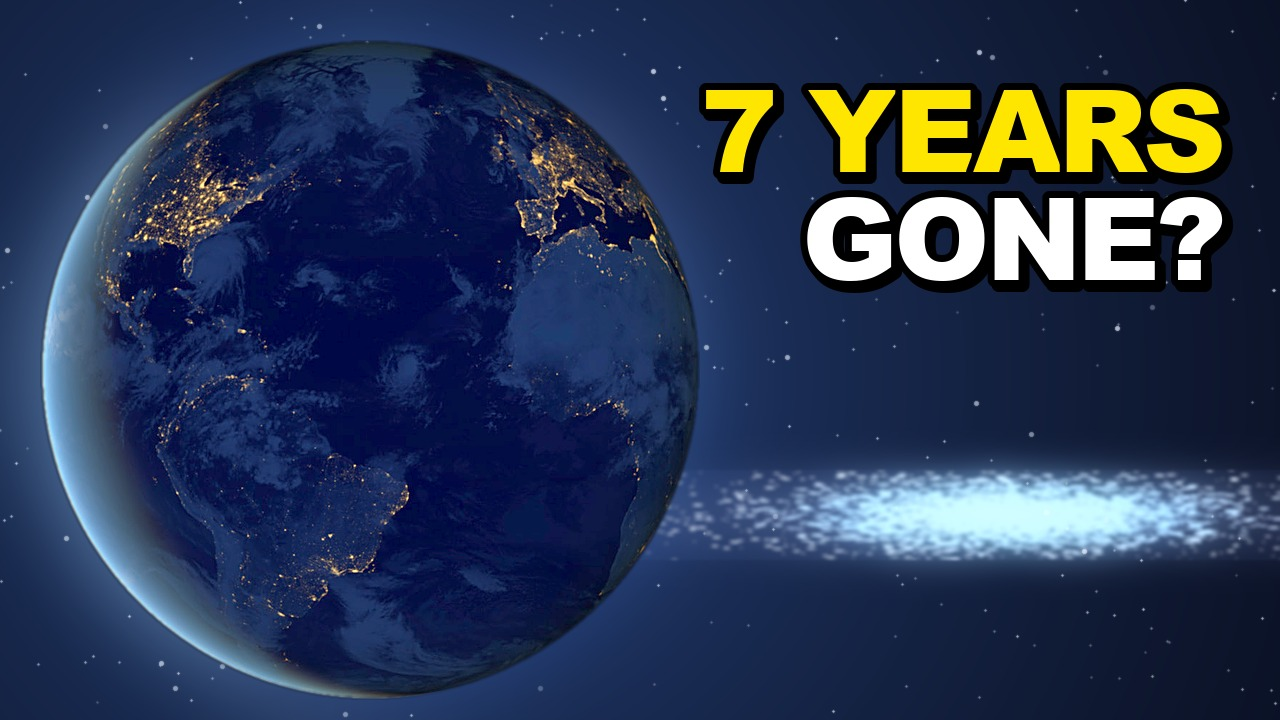
#> input picture 02_Video-Projects/024_What-Happens-If-You-Travel-Near-Light-Speed/08_Thumbnail/abc_v01/light_speed_thumb_A_7-years-gone.jpg, 1280 x 720 px; its folder holds only this picture in this run
$ python _build_light_speed_panel_b_j0250.py --source abc_v01/light_speed_thumb_A_7-years-gone.jpg --out out.png
#> lines starting #> are read from the running program, lines starting #| are printed output that depends on the picture; after the words box and inside, x2 and y2 are one past the last pixel; in counts of white or black regions, pixels touching at a corner belong together
### 02_Video-Projects/024_What-Happens-If-You-Travel-Near-Light-Speed/08_Thumbnail/_build_light_speed_covers_j0143_v02.py
#!/usr/bin/env python3
"""J0143 v02: Chief revision (12 Oct). Free generated ship plate (no text, no Orbit),
enlarged to >=40% of frame height, cyan blue-shift rim, same approved copy.
Usage: python3 this.py --source /path/024_ship_plate_j0143_v02.jpg --out /path/j0143_v02
Media stays local; META.json records source and output hashes. Chief reviews the art.
"""
import argparse
import hashlib
import json
from pathlib import Path
import subprocess
import sys
import numpy as np
from PIL import Image, ImageDraw, ImageFilter
import _build_light_speed_thumbs_v01 as house

W, H = 1280, 720
ZOOM = 1.8
CROP = (290, 140, 290 + round(W / ZOOM), 140 + round(H / ZOOM))
BAND_BOTTOM = 260


def sha(path):
    return hashlib.sha256(path.read_bytes()).hexdigest()


def hull_mask(a):
    lum = a.mean(-1)
    sat = a.max(-1) - a.min(-1)
    m = ((lum > 110) & (sat < 80)).astype(np.uint8) * 255
    return Image.fromarray(m).filter(ImageFilter.MaxFilter(5)).filter(ImageFilter.MinFilter(5))


def ship_box(a):
    """Rows/columns with solid hull coverage; lone stars and streaks don't reach the counts."""
    lum = a.mean(-1)
    sat = a.max(-1) - a.min(-1)
    m = ((lum > 70) & (sat < 110)).astype(np.uint8) * 255
    m = np.asarray(Image.fromarray(m).filter(ImageFilter.MaxFilter(7)).filter(ImageFilter.MinFilter(7))) > 0
    m[:, :100] = False
    rows = np.where(m.sum(1) > 40)[0]
    cols = np.where(m.sum(0) > 14)[0]
    return [int(cols.min()), int(rows.min()), int(cols.max()), int(rows.max())]


def plate(source):
    src = Image.open(source).convert('RGB').crop(CROP).resize((W, H), Image.Resampling.LANCZOS)
    a = house.arr(src)
    mask = hull_mask(a)
    edge = Image.fromarray(np.clip(
        np.asarray(mask.filter(ImageFilter.MaxFilter(9)), float) - np.asarray(mask, float), 0, 255
    ).astype(np.uint8))
    tight = np.asarray(edge.filter(ImageFilter.GaussianBlur(3)), float)[..., None] / 255
    broad = np.asarray(mask.filter(ImageFilter.GaussianBlur(28)), float)[..., None] / 255
    cyan = np.array([70, 190, 255])
    out = house.screen(a, tight * cyan * 0.95 + broad * cyan * 0.45)
    return house.img(out), ship_box(a)


# [59 lines left out: functions words, main, not called in this run]


# [2 lines that do not run on import are left out]

### 02_Video-Projects/024_What-Happens-If-You-Travel-Near-Light-Speed/08_Thumbnail/_build_light_speed_thumbs_v01.py
#!/usr/bin/env python3
"""024 light-speed long thumbnails A/B/C v01 (J0047; brief THUMB_BRIEF_v01.md, Claude 8 Oct).

A  7 YEARS GONE?   NASA Black Marble night Earth (GSFC_20171208_Archive_e001593) on the left,
                   a blue star streak from the `starfield` graphic on the right.
B  YOU AGE SLOWER  NASA ISS orbital sunrise over Earth's limb (iss071e439624), limb in the lower half.
C  ONE-WAY TRIP    `starfield` graphic (graphics_v03, 26.5 s) dense blue core, slightly left of centre.

Words from the locked script v02. Rules: THUMBNAIL_AND_TITLE_RULES.md §2 / §2.A (no Orbit, subject
>= 1/3 of frame, near-black <= 30%, ~82 px text line on 720, text off the subject and out of the
bottom-right, yellow hook word, Arial Black). Title it sits under: "What Happens If You Travel Near Light Speed?".

  python3 _build_light_speed_thumbs_v01.py
"""
from __future__ import annotations

import json
import random
import subprocess
import sys
from pathlib import Path

import numpy as np
from PIL import Image, ImageChops, ImageDraw, ImageEnhance, ImageFilter, ImageFont

Image.MAX_IMAGE_PIXELS = None
HERE = Path(__file__).resolve().parent
REPO = HERE.parents[2]
EDIT = HERE.parent / "07_Edit-Project"
POOL = EDIT / "nasa_pool_v01" / "024_harvest_v01"
EARTH = POOL / "GSFC_20171208_Archive_e001593.jpg"
LIMB = POOL / "iss071e439624.jpg"
STARFIELD = EDIT / "graphics_v03" / "starfield.mp4"
STARFIELD_T = 26.5
OUT = HERE / "abc_v01"
W, H = 1280, 720
FONT_PATHS = [
    "/System/Library/Fonts/Supplemental/Arial Black.ttf",
    "/Library/Fonts/Arial Black.ttf",
]
YELLOW = (255, 230, 0)
WHITE = (255, 255, 255)
BLACK = (0, 0, 0)
STROKE = 7
CAP_TARGET = 82
TRACK = -4
MIN_GAP = 24

VARIANTS = [
    ("A", "7-years-gone", ["7 YEARS", "GONE?"], "7 YEARS"),
    ("B", "you-age-slower", ["YOU AGE", "SLOWER"], "SLOWER"),
    ("C", "one-way-trip", ["ONE-WAY", "TRIP"], "ONE-WAY"),
]


def font(size: int) -> ImageFont.FreeTypeFont:
    for p in FONT_PATHS:
        if Path(p).exists():
            return ImageFont.truetype(p, size)
    sys.exit("Arial Black not found")


def arr(img: Image.Image) -> np.ndarray:
    return np.asarray(img, dtype=np.float32)


def img(a: np.ndarray) -> Image.Image:
    return Image.fromarray(a.clip(0, 255).astype(np.uint8))


def screen(a: np.ndarray, b: np.ndarray) -> np.ndarray:
    return 255 - (255 - a) * (255 - b) / 255


def lift(a: np.ndarray, gamma: float) -> np.ndarray:
    return 255 * (a / 255) ** gamma


# [23 lines left out: functions glow_bg, starfield_frame, not called in this run]


# ---- A: night Earth + star streak -------------------------------------------------
A_D = 660
A_CX, A_CY = 40 + A_D // 2, H // 2 + 10


# [74 lines left out: functions variant_a, variant_b, variant_c, not called in this run]


# ---- text -------------------------------------------------------------------------
def line_w(draw: ImageDraw.ImageDraw, ln: str, f) -> int:
    return int(sum(draw.textlength(ch, font=f) for ch in ln) + TRACK * (len(ln) - 1) + 2 * STROKE)


# [50 lines left out: functions draw_line, gap_to_subject, layout, place_text, not called in this run]


def near_black(im: Image.Image) -> float:
    return round(float((np.asarray(im.convert("L")) < 26).mean()), 3)


# [35 lines left out: function main, not called in this run]


# [2 lines that do not run on import are left out]

### 02_Video-Projects/024_What-Happens-If-You-Travel-Near-Light-Speed/08_Thumbnail/_build_light_speed_panel_b_j0250.py
#!/usr/bin/env python3
"""J0250: deterministic, no-spend panel B using the existing house composer.
Source and output JPEGs stay outside git. Run with --source and --out.
"""
import argparse
import json
from PIL import ImageDraw, ImageOps
import _build_light_speed_covers_j0143_v02 as base
import _build_light_speed_thumbs_v01 as house


def main():
    parser = argparse.ArgumentParser()
    parser.add_argument('--source', type=base.Path, required=True)
    parser.add_argument('--out', type=base.Path, required=True)
    args = parser.parse_args()
    args.out.mkdir(parents=True, exist_ok=True)
    im, ship = base.plate(args.source)
#> in hull_mask, `sat = a.max(-1) - a.min(-1)`:
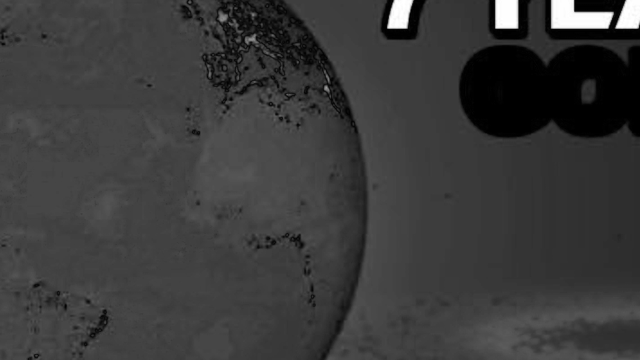
#> sat: shape (720, 1280) float32 (shown at 1/2 size); min 0, max 255, mean 59
#> in screen, `return 255 - (255 - a) * (255 - b) / 255`:
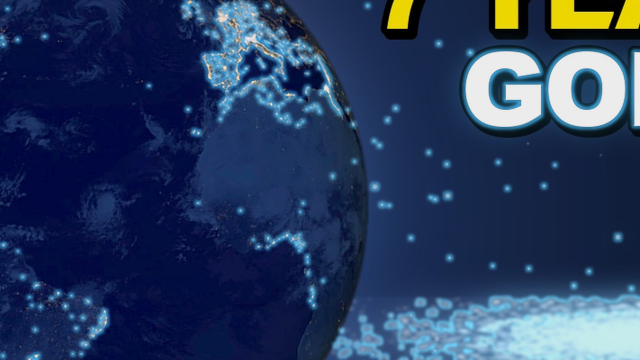
#> returned value: shape (720, 1280, 3) float64 (shown at 1/2 size); mean of channels 0, 1, 2 42.9, 63.7, 102.3; drawn with min black and max white
#> in ship_box, `m[:, :100] = False`:
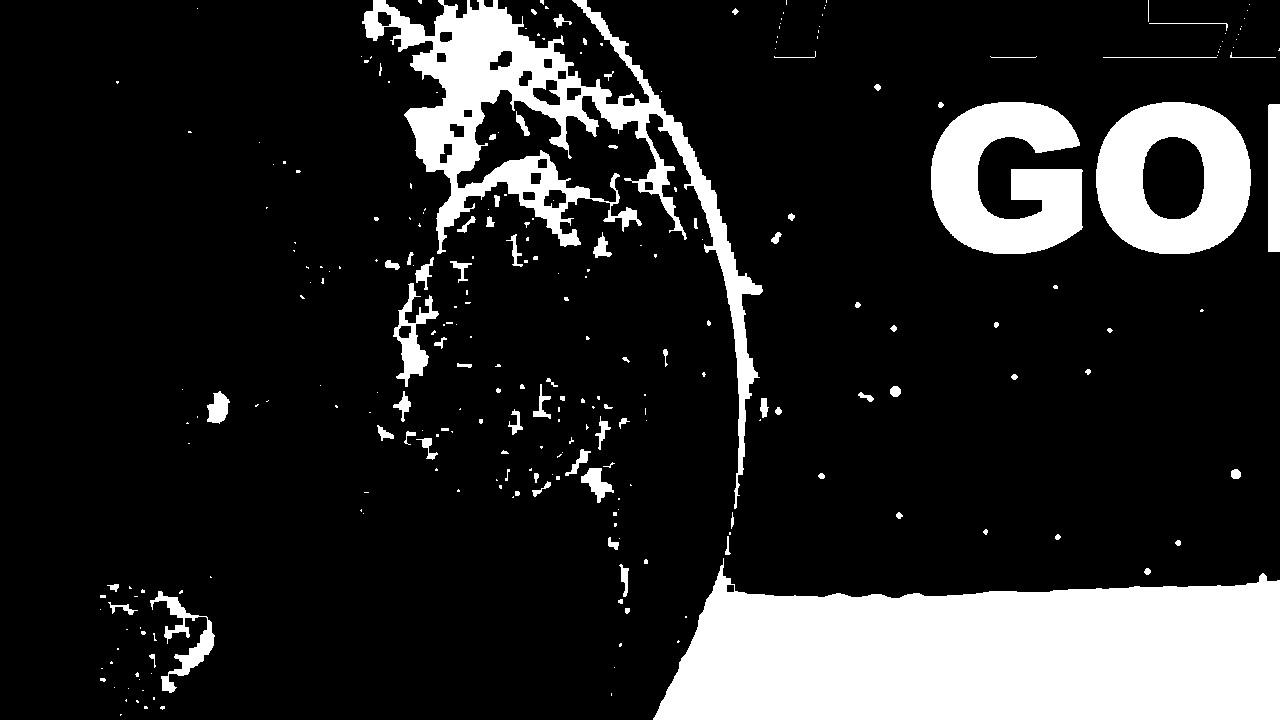
#> m: shape (720, 1280) bool; 16.4% white; 270 white regions (182 under 20 px), largest, box (x1, y1, x2, y2) and area: (653, 558, 1280, 720) 77272, (362, 0, 763, 509) 31234, (931, 102, 1083, 254) 15262
#> in ship_box, `rows = np.where(m.sum(1) > 40)[0]`: rows = 490 values from 0 to 719
#> in ship_box, `cols = np.where(m.sum(0) > 14)[0]`: cols = 986 values from 112 to 1279
#> ship = [112, 0, 1279, 719]
    im = ImageOps.mirror(im)
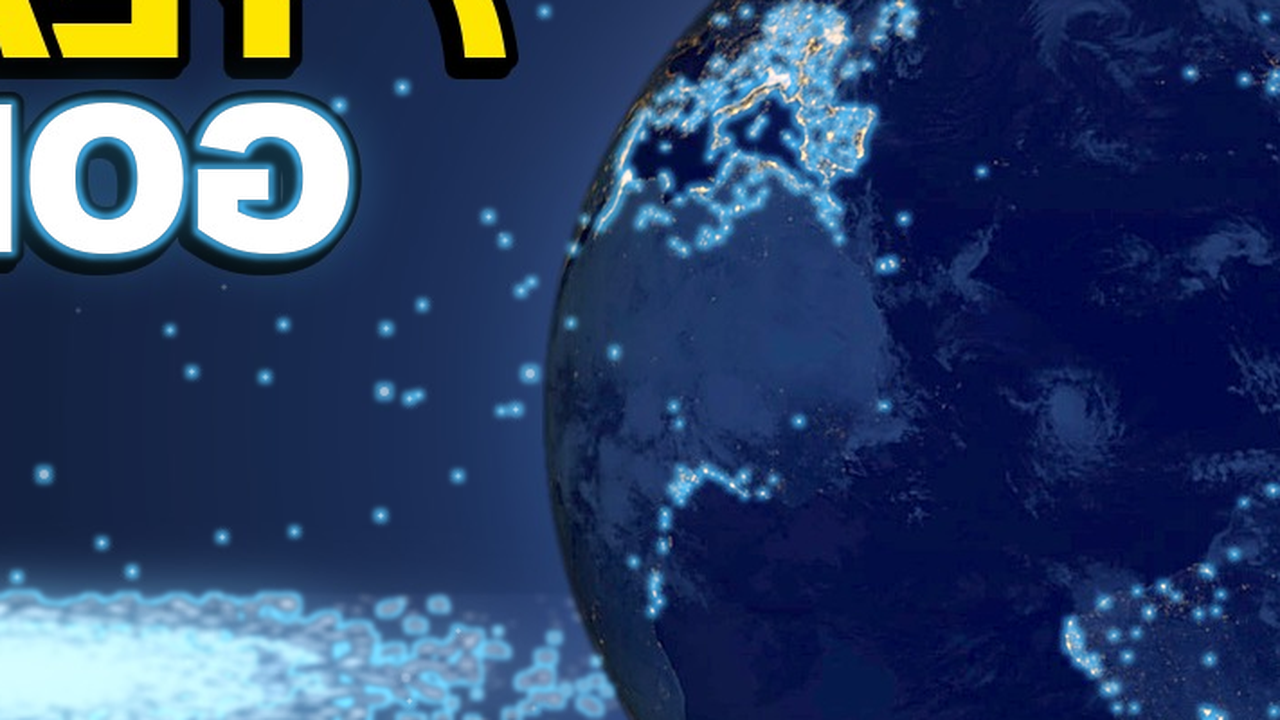
#> im: PIL image 1280x720 RGB; mean R, G, B 42.7, 63.5, 102
    ship = [base.W - 1 - ship[2], ship[1], base.W - 1 - ship[0], ship[3]]
#> ship = [0, 0, 1167, 719]
    draw = ImageDraw.Draw(im)
    font = house.font(115)
    cap = draw.textbbox((0, 0), 'H', font=font)
    cap_height = cap[3] - cap[1]
    assert cap_height >= 82
    text = '7 YEARS GONE'
    width = house.line_w(draw, text, font)
    assert width < base.W - 70
    x = (base.W - width) / 2
    top = 65
    y = top - cap[1]
    house.draw_line(draw, x + 3, y + 4, text, font, house.BLACK)
    house.draw_line(draw, x, y, text, font, house.WHITE)
    house.draw_line(draw, x, y, '7 YEARS', font, house.YELLOW)
    box = [round(x)-7, top-7, round(x+width)+7, top+cap_height+11]
    assert box[3] < ship[1]
    output = args.out / '024_panel_b_7_years_gone.jpg'
    im.save(output, quality=95, subsampling=0)
    meta = {'job': 'J0250', 'approval': 'pending Chief review',
            'source': args.source.name, 'source_sha256': base.sha(args.source),
            'output': output.name, 'sha256': base.sha(output),
            'transform': 'existing j0143_v02 crop and cyan grade, then horizontal mirror',
            'copy': text, 'yellow': '7 YEARS', 'white': 'GONE',
            'font': 'Arial Black', 'cap_height': cap_height,
            'text_box': box, 'ship_box': ship, 'spend': 0,
            'orientation_note': 'Mirroring puts the exhaust on the left; the nose consequently points right. The brief describes this as right-to-left, but its explicit mirror/exhaust-left instruction is followed.'}
    (args.out / 'J0250_META.json').write_text(json.dumps(meta, indent=2) + '\n')
    print(output)


if __name__ == '__main__':
#> (the run stopped early here; a loop or call above may not have finished)
